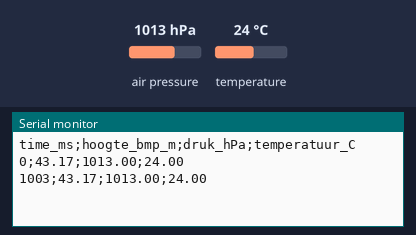
Simulated run of this program. Board: ESP32. Parts: the last lines printed to the serial monitor. Inputs (shaded band) come from the test bench; at power-on: air pressure 1013 hPa, temperature 24 °C.

Above: at 1.2 s.
1.3 s: air pressure set to 952 hPa
At 2.6 s:
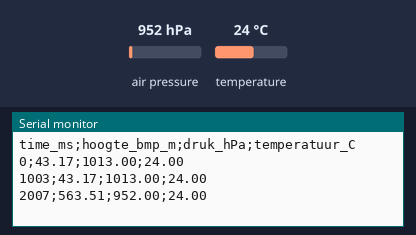
2.8 s: temperature set to 12 °C
At 3.8 s:
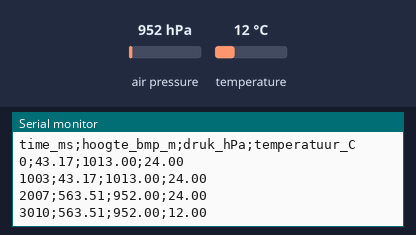
4.3 s: air pressure set to 975 hPa
At 5.7 s:
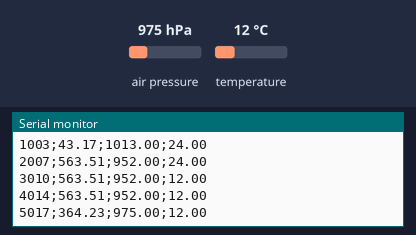
Timing chart, 0 to 7.3 s (numbered marks = the images above; inputs shaded):
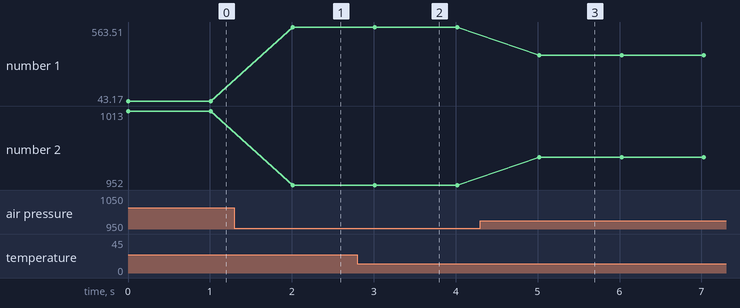

Measured:
- after the input at 1.3 s, the serial monitor: prints a new line after 0.71 s (image 1)
- after the input at 2.8 s, the serial monitor: prints a new line after 0.21 s (image 2)
- after the input at 4.3 s, the serial monitor: prints a new line after 0.72 s (image 3)
- plotted number 1: 43.17 → 563.51 after the input at 1.3 s, 563.51 → 364.23 after the input at 4.3 s
- plotted number 2: 1013 → 952 after the input at 1.3 s, 952 → 975 after the input at 4.3 s

The program:

main.cpp
```cpp
// ============================================================================
// Alleen BMP280 via I2C (Wire1), CSV naar Serial
// ============================================================================

#include <Arduino.h>
#include <Wire.h>
#include <Adafruit_Sensor.h>
#include <Adafruit_BMP280.h>

// Druk op zeeniveau voor hoogteberekening (pas aan indien nodig)
#define SEALEVELPRESSURE_HPA 1018.2

// I2C-adres van de BMP280 (meestal 0x76 of 0x77)
#define BMP280_ADDR  0x76

// Pin-defines voor de tweede I2C-bus (Wire1) op een ESP32
#define SDA_2        32
#define SCL_2        33

// Meet-interval in milliseconden
#define DELAY_TIME   1000

// Maak een BMP280-object dat Wire1 gebruikt in plaats van standaard Wire
Adafruit_BMP280 bmp(&Wire1);

void setup() {
  // Seriële monitor starten
  Serial.begin(115200);
  while (!Serial) {
    // Wachten tot Serial klaar is
    delay(10);
  }

  // I2C-bus starten op de opgegeven SDA/SCL-pinnen
  Wire1.begin(SDA_2, SCL_2, 400000);  // 400kHz I2C

  // BMP280 initialiseren op het opgegeven adres
  if (!bmp.begin(BMP280_ADDR)) {
    Serial.println("Fout: BMP280 niet gevonden!");
    // Oneindige lus als de sensor niet gevonden wordt
    while (1) {
      delay(100);
    }
  }

  // CSV-header om duidelijk te maken welke kolom wat is
  Serial.println("time_ms;hoogte_bmp_m;druk_hPa;temperatuur_C");
}

void loop() {
  // Tijd sinds opstart in milliseconden
  unsigned long t = millis();

  // Temperatuur in graden Celsius
  float tempC      = bmp.readTemperature();
  // Druk in hPa (sensor geeft Pa, dus delen door 100)
  float druk_hP    = bmp.readPressure() / 100.0f;
  // Hoogte in meter berekend t.o.v. de opgegeven zeeniveaudruk
  float hoogte_bmp = bmp.readAltitude(SEALEVELPRESSURE_HPA);

  // Buffer om één CSV-lijn in te zetten
  char line[128];
  snprintf(line, sizeof(line),
           "%lu;%.2f;%.2f;%.2f",
           t, hoogte_bmp, druk_hP, tempC);

  // CSV-lijn naar Serial sturen
  Serial.println(line);

  // Even wachten tot de volgende meting
  delay(DELAY_TIME);
}
```
